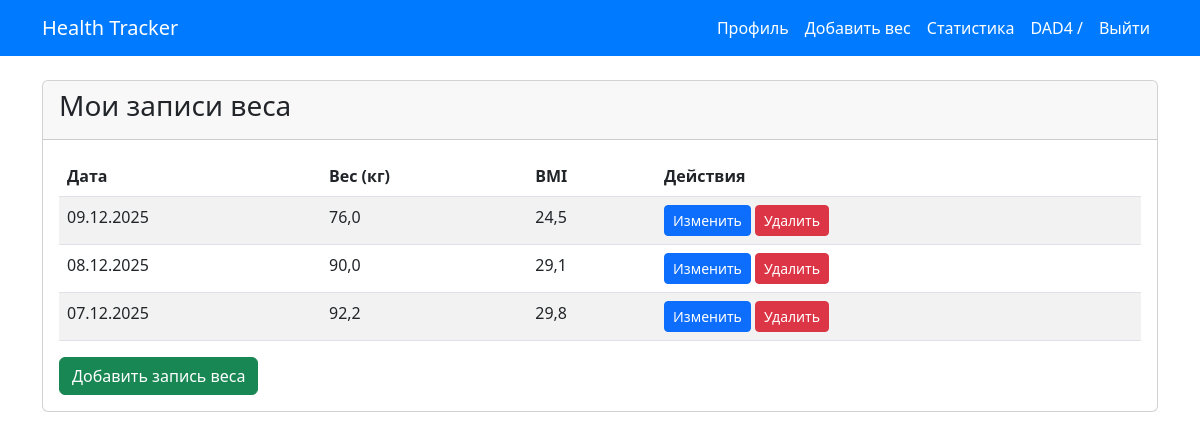
Before: /weight/ (signed in) with the older database file.
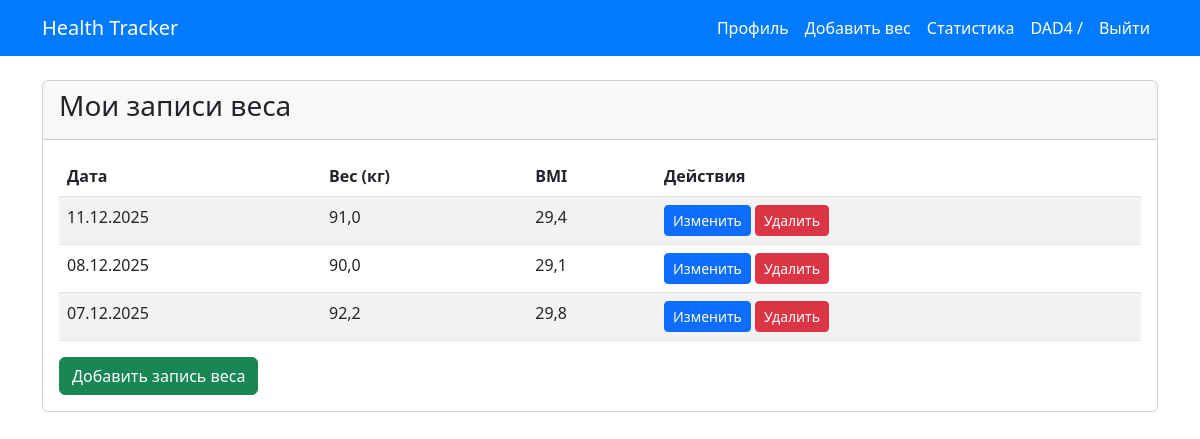
After: the same page with the newer database file.
### users/models.py (models this page shows, shortened)
class CustomUser(AbstractUser):
    email = models.EmailField(unique=True)

class UserProfile(models.Model):
    GENDER_CHOICES = [
        ('M', 'Мужской'),
        ('F', 'Женский'),
    ]
    user = models.OneToOneField(CustomUser, on_delete=models.CASCADE, related_name='profile')
    date_of_birth = models.DateField(null=True, blank=True)
    height = models.PositiveIntegerField(null=True, blank=True)  # Рост в сантиметрах
    gender = models.CharField(max_length=1, choices=GENDER_CHOICES, blank=True)

### tracker/models.py (models this page shows, shortened)
class WeightEntry(models.Model):
    user = models.ForeignKey(CustomUser, on_delete=models.CASCADE, related_name='weight_entries')
    weight = models.FloatField()  # Вес в килограммах
    date = models.DateField(default=date.today, editable=True)
    def calculate_bmi(self):
        if hasattr(self.user, 'profile') and self.user.profile.height:
            height_m = self.user.profile.height / 100  # Переводим рост в метры
            return round(self.weight / (height_m ** 2), 1)
        return None

### tracker/views.py (the view)
# urls.py: path('weight/', tracker_views.WeightListView.as_view(), name='weight-list'),
class WeightListView(LoginRequiredMixin, ListView):
    model = WeightEntry
    template_name = 'tracker/weight_list.html'
    context_object_name = 'entries'
    def get_queryset(self):
        return WeightEntry.objects.filter(user=self.request.user).order_by('-date')

### templates/tracker/weight_list.html
{% extends 'base.html' %}
{% block content %}
<div class="row">
    <div class="col-md-12">
        <div class="card">
            <div class="card-header">
                <h3>Мои записи веса</h3>
            </div>
            <div class="card-body">
                {% if entries %}
                    <table class="table table-striped">
                        <thead>
                            <tr>
                                <th>Дата</th>
                                <th>Вес (кг)</th>
                                <th>BMI</th>
                                <th>Действия</th>
                            </tr>
                        </thead>
                        <tbody>
                            {% for entry in entries %}
                            <tr>
                                <td>{{ entry.date|date:"d.m.Y" }}</td>
                                <td>{{ entry.weight }}</td>
                                <td>
                                    {% if entry.calculate_bmi %}
                                        {{ entry.calculate_bmi }}
                                    {% else %}
                                        Н/Д
                                    {% endif %}
                                </td>
                                <td>
                                    <a href="{% url 'weight-edit' entry.pk %}" class="btn btn-sm btn-primary">Изменить</a>
                                    <a href="{% url 'weight-delete' entry.pk %}" class="btn btn-sm btn-danger">Удалить</a>
                                </td>
                            </tr>
                            {% endfor %}
                        </tbody>
                    </table>
                {% else %}
                    <p>У вас пока нет записей о весе.</p>
                {% endif %}
                <a href="{% url 'add-weight' %}" class="btn btn-success">Добавить запись веса</a>
            </div>
        </div>
    </div>
</div>
{% endblock %}

### templates/base.html (shortened to what this page needs)
<!DOCTYPE html>
<html lang="ru">
<head>
    <link href="https://cdn.jsdelivr.net/npm/bootstrap@5.3.0/dist/css/bootstrap.min.css" rel="stylesheet">
</head>
<body>
    <nav class="navbar navbar-expand-lg navbar-dark fixed-top">
        <div class="container">
            <a class="navbar-brand" href="{% url 'home' %}">Health Tracker</a>
            <div class="collapse navbar-collapse" id="navbarNav">
                <ul class="navbar-nav ms-auto">
                    {% if user.is_authenticated %}
                        <li class="nav-item">
                            <a class="nav-link" href="{% url 'profile' %}">Профиль</a>
                        </li>
                        <li class="nav-item">
                            <a class="nav-link" href="{% url 'add-weight' %}">Добавить вес</a>
                        </li>
                        <li class="nav-item">
                            <a class="nav-link" href="{% url 'statistics' %}">Статистика</a>
                        </li>
                        <li class="nav-item">
                            <span class="nav-link"> {{ user.username }} / </span>
                        </li>
                        <li class="nav-item">
                            <a class="nav-link" href="{% url 'logout' %}">Выйти</a>
                        </li>
                    {% endif %}
                </ul>
            </div>
        </div>
    </nav>
    <div class="container mt-4">
        {% block content %}{% endblock %}
    </div>
</body>
</html>

### templates/base.html (style rules this page uses)
.navbar { background-color: #007bff !important; }
.navbar-brand, .nav-link { color: white !important; }
body { padding-top: 56px; }

Changed rows visible on the page:
removed WeightEntry: date "09.12.2025", weight "76,0", calculate_bmi "24,5"
added WeightEntry: date "11.12.2025", weight "91,0", calculate_bmi "29,4"
